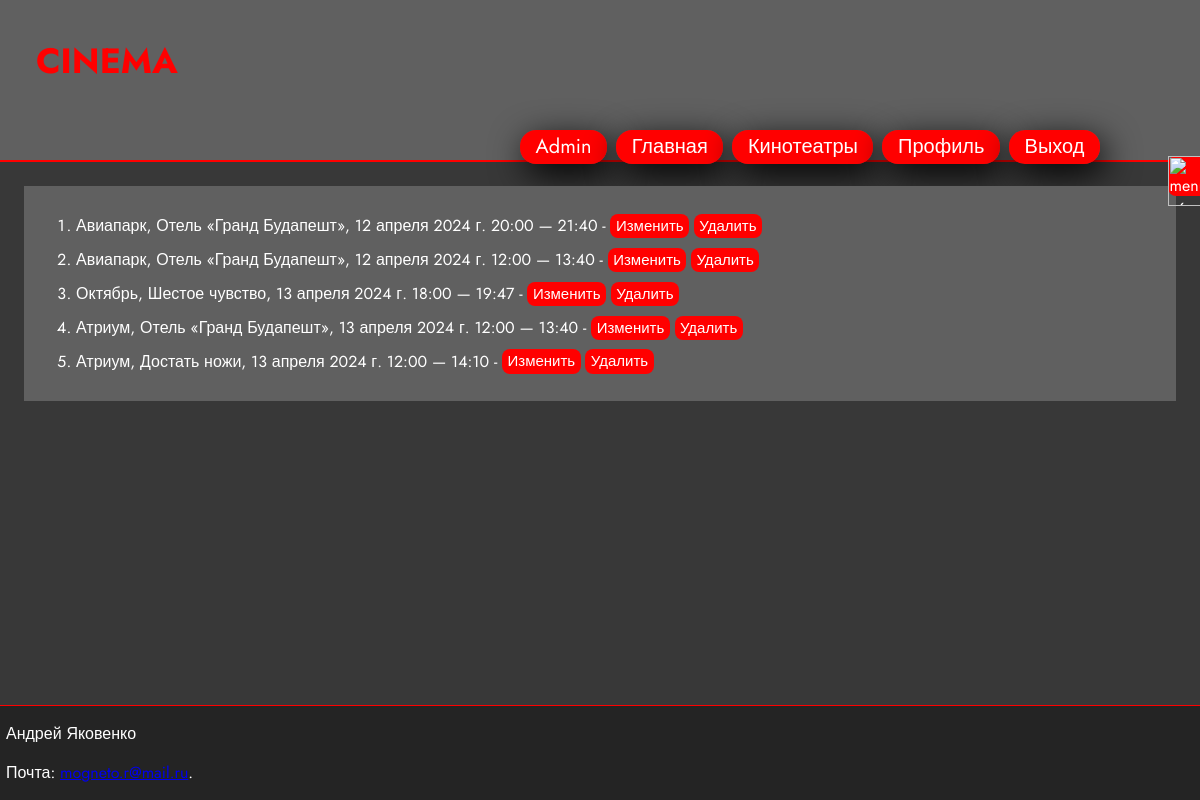
Page /manage/screening (signed in) on the committed database.
### card/models.py (models this page shows, shortened)
class Screening(models.Model):
    cinema = models.ForeignKey(Cinema, on_delete=models.CASCADE)
    hall = models.ForeignKey(Hall, on_delete=models.CASCADE)
    film = models.ForeignKey(Film, on_delete=models.CASCADE)
    start_time = models.DateTimeField()
    end_time = models.DateTimeField()

class Cinema(models.Model):
    id = models.IntegerField(primary_key=True)
    name = models.CharField(max_length=60)
    address = models.CharField(max_length=100)
    phone = models.CharField(max_length=20)
    number_halls = models.IntegerField(null=True)
    fk_cinema_halls	= models.ManyToManyField('Hall')

class Film(models.Model):
    title = models.CharField(max_length=50)
    category = models.ManyToManyField(Category)
    img_url = models.URLField()
    discription =  models.CharField(max_length=1000)
    year = models.IntegerField(null=True)
    country = models.CharField(max_length=50)
    director = models.ManyToManyField(Director)
    duration = models.IntegerField(null=True)

### card/views.py (the view)
# urls.py: path('manage/screening', views.screening_list, name='screening_list'),
@login_required
@user_passes_test(employer_check)
def screening_list(request):
    screenings = Screening.objects.all()
    menu_items = MenuItem.objects.filter(parent__isnull=True)
    return render(request, 'manage/screenings/screening_list.html', {'screenings': screenings, 'menu_items': menu_items})

### card/views.py (called while the page is built)
def employer_check(user):
    return user.profile.is_employer

### card/templates/manage/screenings/screening_list.html (shortened to what this page needs)
{% extends "card/base.html" %}
{%block content%}
    <div class='list_div'>
        <ol>
            {%for screening in screenings %}
                <li>
                    {{screening.cinema.name}}, {{screening.film.title}}, {{screening.start_time}} — {{screening.end_time|date:"H:i"}} -
                    <a href="{% url 'screening_update' pk=screening.pk%}">Изменить</a>
                    <a href="{% url 'screening_delete' pk=screening.pk%}">Удалить</a>
                </li>
            {%endfor%}
        </ol>
    </div>
{%endblock%}

### card/static/css/base.css (style rules this page uses)
body { min-height: 100vh; width: 100%; margin: 0 auto; display: flex; flex-direction: column; background-color: #383838; color: #fff; font-family: 'Jost', sans-serif; }
.list_div { margin: 2%; padding: 1%; background-color: rgb(96, 96, 96); }
.list_div li { margin-bottom: 1%; }
.list_div a { text-decoration: none; padding-left: 0.5%; padding-right: 0.5%; padding-top: 0.1%; padding-bottom: 0.1%; color: #fff; background-color: #ff0000; border-radius: 8px; text-decoration: none; font-size: 15px; transition-duration: 0.3s; transition-property: all; }

### rows in the picture
Screening: cinema.name "Авиапарк", film "Отель «Гранд Будапешт»", start_time "12 апреля 2024 г. 20:00", end_time "21:40"
Screening: cinema.name "Авиапарк", film "Отель «Гранд Будапешт»", start_time "12 апреля 2024 г. 12:00", end_time "13:40"
Screening: cinema.name "Октябрь", film "Шестое чувство", start_time "13 апреля 2024 г. 18:00", end_time "19:47"
Screening: cinema.name "Атриум", film "Отель «Гранд Будапешт»", start_time "13 апреля 2024 г. 12:00", end_time "13:40"
Screening: cinema.name "Атриум", film "Достать ножи", start_time "13 апреля 2024 г. 12:00", end_time "14:10"
